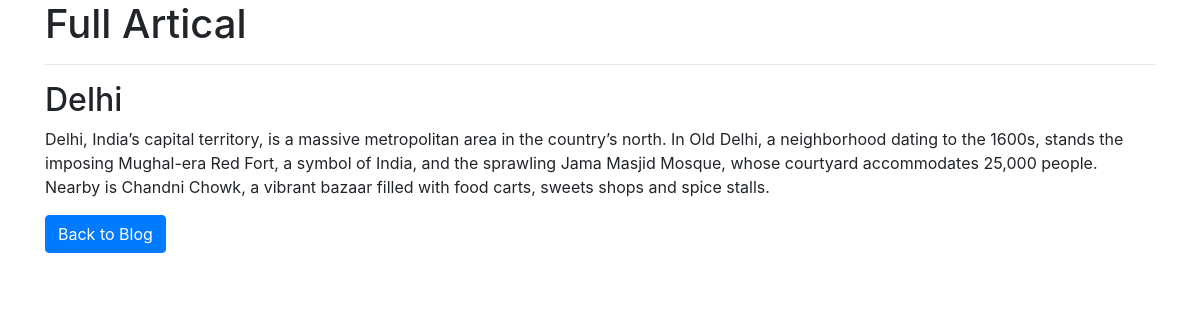
The app's page /view_post.php?id=79 with its own data.
### tables this page shows
CREATE TABLE `posts` (
  `id` int(255) NOT NULL,
  `title` varchar(25) NOT NULL,
  `content` mediumtext NOT NULL,
  `created_at` datetime NOT NULL DEFAULT current_timestamp() ON UPDATE current_timestamp()
);

### view_post.php (the view, shortened to what this page needs)
<!DOCTYPE html>
<html>
<head>
  <link rel="stylesheet" href="https://maxcdn.bootstrapcdn.com/bootstrap/4.5.2/css/bootstrap.min.css">
</head>
<body>
  <div class="container bg-dark-subtle">
    <h1>Full Artical </h1>
    <hr>
    <?php
      include('dbconection.php');
      if (isset($_GET['id'])) {
        $postId = $_GET['id'];
        $query = "SELECT * FROM posts WHERE id = $postId";
        $result = mysqli_query($conn, $query);
        if (mysqli_num_rows($result) === 1) {
          $row = mysqli_fetch_assoc($result);
          $postTitle = $row['title'];
          $postContent = $row['content'];
          echo '<div class="post">';
          echo '<h2>' . $postTitle . '</h2>';
          echo '<p>' . $postContent . '</p>';
          echo '</div>';
        } else {
          echo '<p>Post not found.</p>';
        }
      } else {
        echo '<p>Invalid request.</p>';
      }
    ?>
    <a href="index.php" class="btn btn-primary">Back to Blog</a>
  </div>
</body>
</html>

### records on screen
posts: title "Delhi", content "Delhi, India’s capital territory, is a massive metropolitan area in the country’s north. In Old Delhi, a neighborhood dating to the 1600s, stands the imposing Mughal-era Red Fort, a symbol of India, and the sprawling Jama Masjid Mosque, whose courtyard accommodates 25,000 people. Nearby is Chandni Chowk, a vibrant bazaar filled with food carts, sweets shops and spice stalls."
